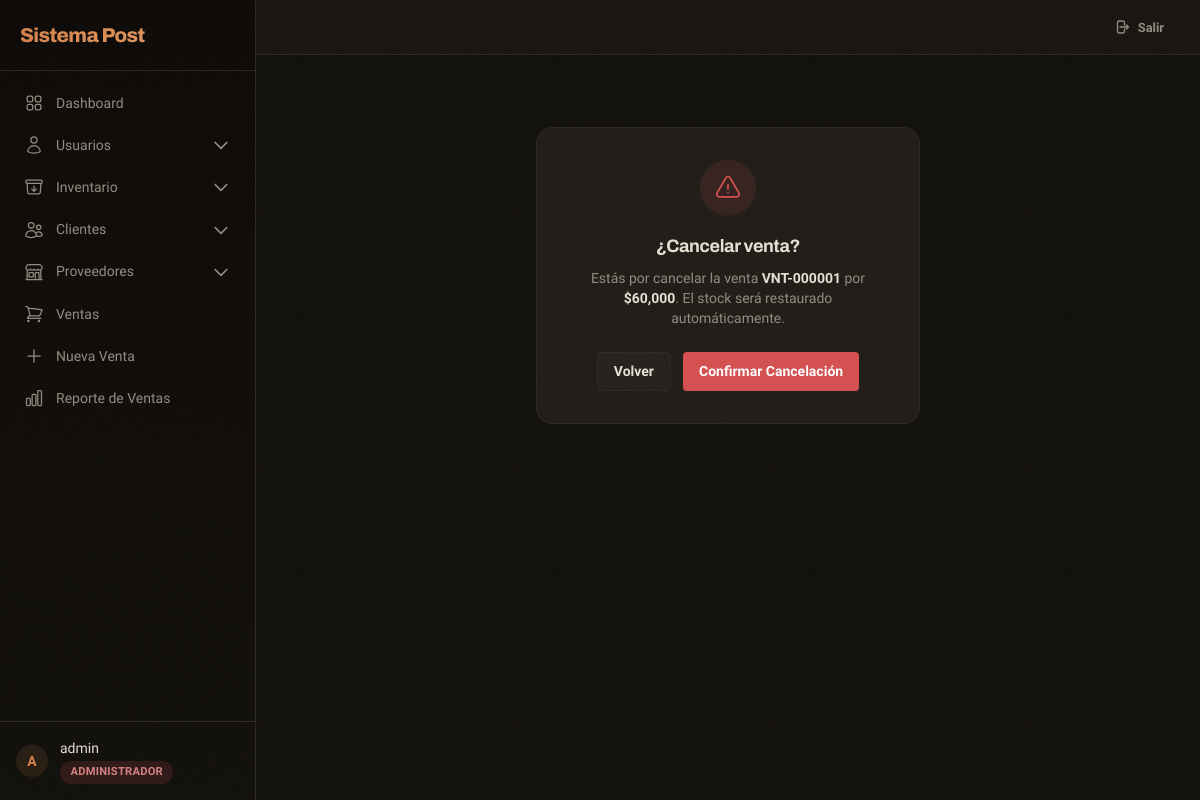
/sales/1/cancel/ (signed in), run on the app's committed database.
### apps/accounts/models.py (models this page shows, shortened)
class User(AbstractUser):
    class Role(models.TextChoices):
        ADMIN = 'admin', 'Administrador'
        SUPERVISOR = 'supervisor', 'Supervisor'
        USER = 'user', 'Usuario'
    role = models.CharField(
        max_length=20,
        choices=Role.choices,
        default=Role.USER,
        verbose_name='Rol'
    )
    phone = models.CharField(max_length=20, blank=True, verbose_name='Teléfono')
    class Meta:
        verbose_name = 'Usuario'
        verbose_name_plural = 'Usuarios'
    def is_admin(self):
        return self.role == self.Role.ADMIN or self.is_superuser

### apps/sales/models.py (models this page shows, shortened)
class Sale(models.Model):
    invoice_number = models.CharField(max_length=20, unique=True, verbose_name='Folio')
    client = models.ForeignKey(Client, on_delete=models.SET_NULL, null=True, blank=True, related_name='sales', verbose_name='Cliente')
    user = models.ForeignKey(settings.AUTH_USER_MODEL, on_delete=models.SET_NULL, null=True, related_name='sales', verbose_name='Vendedor')
    date = models.DateTimeField(auto_now_add=True, db_index=True, verbose_name='Fecha')
    subtotal = models.DecimalField(max_digits=12, decimal_places=2, default=0, verbose_name='Subtotal')
    tax = models.DecimalField(max_digits=12, decimal_places=2, default=0, verbose_name='IVA')
    total = models.DecimalField(max_digits=12, decimal_places=2, default=0, verbose_name='Total')
    class Status(models.TextChoices):
        PENDING = 'pendiente', 'Pendiente'
        PAID = 'pagada', 'Pagada'
    status = models.CharField(max_length=20, choices=Status.choices, default=Status.PAID, db_index=True, verbose_name='Estado')
    class PaymentMethod(models.TextChoices):
        CASH = 'efectivo', 'Efectivo'
        CARD = 'tarjeta', 'Tarjeta'
        TRANSFER = 'transferencia', 'Transferencia'
        PENDING = 'pendiente', 'Pendiente'
    payment_method = models.CharField(max_length=50, choices=PaymentMethod.choices, default=PaymentMethod.CASH, verbose_name='Método de pago')
    amount_received = models.DecimalField(max_digits=12, decimal_places=2, null=True, blank=True, verbose_name='Monto recibido')
    change = models.DecimalField(max_digits=12, decimal_places=2, null=True, blank=True, verbose_name='Cambio')
    is_active = models.BooleanField(default=True, db_index=True, verbose_name='Activa')
    class Meta:
        verbose_name = 'Venta'
        verbose_name_plural = 'Ventas'
        ordering = ['-date']
        indexes = [
            models.Index(fields=['is_active', 'status', '-date'], name='idx_sale_active_status_date'),
        ]

### apps/sales/views.py (the view, shortened to what this page needs)
# urls.py: path('<int:pk>/cancel/', views.sale_cancel, name='sale_cancel'),
@login_required
@role_required(allowed_roles=['admin', 'supervisor'])
def sale_cancel(request, pk):
    sale = get_object_or_404(Sale, pk=pk)
    return render(request, 'sales/sale_confirm_cancel.html', {'sale': sale})

### apps/core/templatetags/currency_tags.py (called while the page is built)
@register.filter
def pesos(value):
    try:
        value = float(value)
    except (TypeError, ValueError):
        return '$0'
    return f'${value:,.0f}'

### templates/sales/sale_confirm_cancel.html (shortened to what this page needs)
{% extends 'layouts/base.html' %}
{% load currency_tags %}
{% block content %}
<div class="delete-modal animate-fade-in-up mt-12">
    <div class="w-14 h-14 rounded-full bg-[var(--danger-light)] flex items-center justify-center mx-auto mb-4">
    </div>
    <h2 class="text-lg font-[var(--font-heading)] font-bold mb-2">¿Cancelar venta?</h2>
    <p class="text-sm text-[var(--text-secondary)] mb-6">
        Estás por cancelar la venta <strong class="text-[var(--text-primary)]">{{ sale.invoice_number }}</strong> por <strong class="text-[var(--text-primary)]">{{ sale.total|pesos }}</strong>.
        El stock será restaurado automáticamente.
    </p>
    <form method="post" class="flex justify-center gap-3">
        <a href="{% url 'sales:sale_list' %}" class="btn btn-secondary">Volver</a>
        <button type="submit" class="btn btn-danger">Confirmar Cancelación</button>
    </form>
</div>
{% endblock %}

### templates/layouts/base.html (shortened to what this page needs)
<!DOCTYPE html>
<html lang="es">
<head>
    <script src="https://cdn.tailwindcss.com"></script>
    <link rel="stylesheet" href="/static/css/app.css">
</head>
<body>
    <div x-data="{ sidebarOpen: false }" class="flex h-screen overflow-hidden">
        {% if user.is_authenticated %}
        <div :class="{'translate-x-0': sidebarOpen, '-translate-x-full': !sidebarOpen}" class="sidebar fixed inset-y-0 left-0 z-30 w-64 transition-transform duration-300 ease-in-out lg:translate-x-0 lg:static lg:inset-auto lg:z-auto overflow-y-auto flex flex-col">
            <div class="flex items-center justify-between p-5 border-b border-[var(--border-color)]">
                <span class="sidebar-brand">Sistema Post</span>
            </div>
            <nav class="mt-3 px-3 space-y-0.5 flex-1 overflow-y-auto">
                <a href="{% url 'core:dashboard' %}" class="sidebar-link {% if request.resolver_match.url_name == 'dashboard' %}active{% endif %}">
                    Dashboard
                </a>
                {% if user.is_admin %}
                <div x-data="{ open: false }" class="space-y-0.5">
                    <button @click="open = !open" class="sidebar-link w-full text-left">
                        <svg viewBox="0 0 24 24" fill="none" stroke="currentColor" stroke-width="1.5"><path stroke-linecap="round" stroke-linejoin="round" d="M15.75 6a3.75 3.75 0 11-7.5 0 3.75 3.75 0 017.5 0zM4.501 20.118a7.5 7.5 0 0114.998 0A17.933 17.933 0 0112 21.75c-2.676 0-5.216-.584-7.499-1.632z"/></svg>
                        Usuarios
                        <svg :class="{'rotate-180': open}" class="w-3.5 h-3.5 ml-auto transition-transform" fill="none" stroke="currentColor" viewBox="0 0 24 24"><path stroke-linecap="round" stroke-linejoin="round" stroke-width="2" d="M19 9l-7 7-7-7"></path></svg>
                    </button>
                </div>
                {% endif %}
                <div x-data="{ open: false }" class="space-y-0.5">
                    <button @click="open = !open" class="sidebar-link w-full text-left">
                        Inventario
                        <svg :class="{'rotate-180': open}" class="w-3.5 h-3.5 ml-auto transition-transform" fill="none" stroke="currentColor" viewBox="0 0 24 24"><path stroke-linecap="round" stroke-linejoin="round" stroke-width="2" d="M19 9l-7 7-7-7"></path></svg>
                    </button>
                </div>
                <div x-data="{ open: false }" class="space-y-0.5">
                    <button @click="open = !open" class="sidebar-link w-full text-left">
                        Clientes
                        <svg :class="{'rotate-180': open}" class="w-3.5 h-3.5 ml-auto transition-transform" fill="none" stroke="currentColor" viewBox="0 0 24 24"><path stroke-linecap="round" stroke-linejoin="round" stroke-width="2" d="M19 9l-7 7-7-7"></path></svg>
                    </button>
                </div>
                <div x-data="{ open: false }" class="space-y-0.5">
                    <button @click="open = !open" class="sidebar-link w-full text-left">
                        Proveedores
                        <svg :class="{'rotate-180': open}" class="w-3.5 h-3.5 ml-auto transition-transform" fill="none" stroke="currentColor" viewBox="0 0 24 24"><path stroke-linecap="round" stroke-linejoin="round" stroke-width="2" d="M19 9l-7 7-7-7"></path></svg>
                    </button>
                </div>
                <a href="{% url 'sales:sale_list' %}" class="sidebar-link {% if 'sales' in request.resolver_match.view_name and 'sale_list' in request.resolver_match.url_name %}active{% endif %}">
                    Ventas
                </a>
                <a href="{% url 'sales:sale_new' %}" class="sidebar-link">
                    <svg viewBox="0 0 24 24" fill="none" stroke="currentColor" stroke-width="1.5"><path stroke-linecap="round" stroke-linejoin="round" d="M12 4.5v15m7.5-7.5h-15"/></svg>
                    Nueva Venta
                </a>
                <a href="{% url 'reports:view' %}" class="sidebar-link">
                    Reporte de Ventas
                </a>
            </nav>
            <div class="p-4 border-t border-[var(--border-color)]">
                <div class="flex items-center gap-3">
                    <div class="w-8 h-8 rounded-full bg-[var(--accent-light)] flex items-center justify-center text-[var(--accent)] font-bold text-sm font-[var(--font-heading)]">
                        {{ user.get_full_name|default:user.username|first|upper }}
                    </div>
                    <div class="flex-1 min-w-0">
                        <p class="text-sm font-medium text-[var(--text-primary)] truncate">{{ user.get_full_name|default:user.username }}</p>
                        <span class="badge
                            {% if user.role == 'admin' %}badge-red role-admin
                            {% elif user.role == 'supervisor' %}badge-amber
                            {% else %}badge-blue{% endif %}">
                            {{ user.get_role_display }}
                        </span>
                    </div>
                </div>
            </div>
        </div>
        {% endif %}
        <div class="flex-1 flex flex-col overflow-hidden">
            {% if user.is_authenticated %}
            <header class="header no-print px-4 lg:px-6 py-3 flex items-center justify-between lg:justify-end">
                <a href="{% url 'accounts:logout' %}" class="btn btn-ghost btn-sm">
                    <svg class="w-4 h-4" fill="none" stroke="currentColor" viewBox="0 0 24 24"><path stroke-linecap="round" stroke-linejoin="round" stroke-width="2" d="M15.75 9V5.25A2.25 2.25 0 0013.5 3h-6a2.25 2.25 0 00-2.25 2.25v13.5A2.25 2.25 0 007.5 21h6a2.25 2.25 0 002.25-2.25V15m3 0l3-3m0 0l-3-3m3 3H9"/></svg>
                    Salir
                </a>
            </header>
            {% endif %}
            <main class="flex-1 overflow-y-auto {% if user.is_authenticated %}p-4 md:p-6{% else %}flex items-center justify-center{% endif %}">
                <div class="max-w-7xl mx-auto">
                    {% block content %}{% endblock %}
                </div>
            </main>
        </div>
    </div>
</body>
</html>

### static/css/app.css (style rules this page uses)
:root { --bg-deep: #0d0a07; --bg-primary: #12100d; --bg-secondary: #1a1713; --bg-surface: #201d18; --bg-surface-hover: #28241f; --bg-elevated: #25221d; --border-color: #2d2923; --border-light: #3d3831; --text-primary: #e8e0d4; --text-secondary: #948c80; --text-muted: #6b655b; --accent: #d4834a; --accent-hover: #c4743e; --accent-light: rgba(212, 131, 74, 0.12); --accent-glow: rgba(212, 131, 74, 0.25); --warning: #d4a148; --warning-light: rgba(212, 161, 72, 0.12); --danger: #d45050; --danger-light: rgba(212, 80, 80, 0.12); --info: #5898d4; --info-light: rgba(88, 152, 212, 0.12); --purple: #a078d4; --purple-light: rgba(160, 120, 212, 0.12); --orange: #d48a48; --orange-light: rgba(212, 138, 72, 0.12); --radius-sm: 4px; --radius-md: 8px; --radius-lg: 12px; --radius-xl: 16px; --shadow-card: 0 1px 3px rgba(0,0,0,0.4), 0 1px 2px rgba(0,0,0,0.3); --shadow-elevated: 0 4px 12px rgba(0,0,0,0.5), 0 8px 24px rgba(0,0,0,0.3); --shadow-glow: 0 0 16px rgba(212, 131, 74, 0.15); --font-body: 'Sora', system-ui, sans-serif; --font-heading: 'Archivo', system-ui, sans-serif; --font-mono: 'DM Mono', monospace; --transition: 200ms cubic-bezier(0.4, 0, 0.2, 1); }
body::before { content: ''; position: fixed; inset: 0; z-index: 9999; pointer-events: none; opacity: 0.03; background-repeat: repeat; background-size: 256px 256px; }
* { box-sizing: border-box; }
html { scroll-behavior: smooth; }
body { font-family: var(--font-body); background: var(--bg-primary); color: var(--text-primary); -webkit-font-smoothing: antialiased; -moz-osx-font-smoothing: grayscale; }
h1, h2, h3, h4, h5, h6 { font-family: var(--font-heading); font-weight: 700; letter-spacing: -0.02em; }
.sidebar { background: linear-gradient(180deg, #0d0a07 0%, #12100d 100%); border-right: 1px solid var(--border-color); }
.sidebar-brand { font-family: var(--font-heading); font-weight: 800; font-size: 1.25rem; letter-spacing: -0.03em; background: linear-gradient(135deg, #d4834a, #e0955c); -webkit-background-clip: text; -webkit-text-fill-color: transparent; background-clip: text; }
.sidebar-link { display: flex; align-items: center; gap: 0.75rem; padding: 0.6rem 0.75rem; border-radius: var(--radius-sm); color: var(--text-secondary); font-size: 0.875rem; font-weight: 500; transition: all var(--transition); text-decoration: none; }
.sidebar-link svg { width: 1.25rem; height: 1.25rem; flex-shrink: 0; }
.header { background: rgba(26, 23, 19, 0.85); backdrop-filter: blur(12px); -webkit-backdrop-filter: blur(12px); border-bottom: 1px solid var(--border-color); }
.btn { display: inline-flex; align-items: center; gap: 0.5rem; padding: 0.5rem 1rem; border-radius: var(--radius-sm); font-size: 0.875rem; font-weight: 600; transition: all var(--transition); cursor: pointer; border: none; text-decoration: none; font-family: var(--font-body); }
.btn-secondary { background: var(--bg-elevated); color: var(--text-primary); border: 1px solid var(--border-color); }
.btn-danger { background: var(--danger); color: #fff; }
.btn-ghost { background: transparent; color: var(--text-secondary); }
.btn-sm { padding: 0.35rem 0.75rem; font-size: 0.8rem; }
.badge { display: inline-flex; align-items: center; padding: 0.2rem 0.65rem; border-radius: 9999px; font-size: 0.7rem; font-weight: 600; letter-spacing: 0.02em; text-transform: uppercase; }
.badge-red { background: var(--danger-light); color: var(--danger); }
.role-admin { background: rgba(212, 80, 80, 0.15); color: #d48080; }
.delete-modal { background: var(--bg-surface); border: 1px solid var(--border-color); border-radius: var(--radius-xl); padding: 2rem; text-align: center; max-width: 24rem; margin: 0 auto; }
.animate-fade-in-up { animation: fadeInUp 0.4s ease-out both; }

### data on the page
User: get_full_name|first "A", get_full_name "admin", role "ADMINISTRADOR"
Sale: invoice_number "VNT-000001", total|pesos "$60,000"
